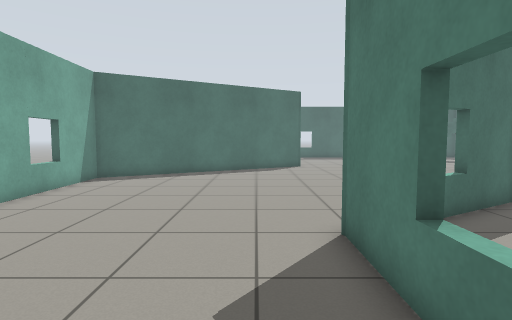
View 1 (above)

16 first-person views from a walk through a robot-simulator world made for Gazebo. The camera is 0.94 m above the floor, tilts 4° down and sees 80° across. The floor is counted in squares, 0.5 m on a side. Each view is taken from the middle of a square. On the plan, view 1 faces up. The plan holds only what a view shows up to about 16 squares ahead; the rest is blank. The place goes on beyond the plan.

View 2
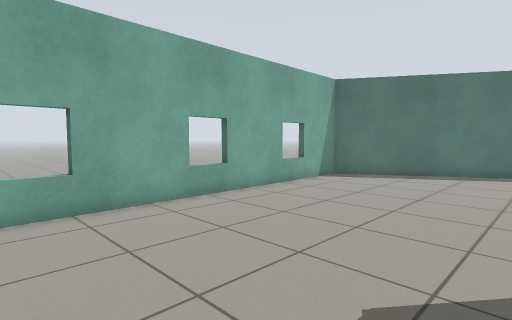

View 3
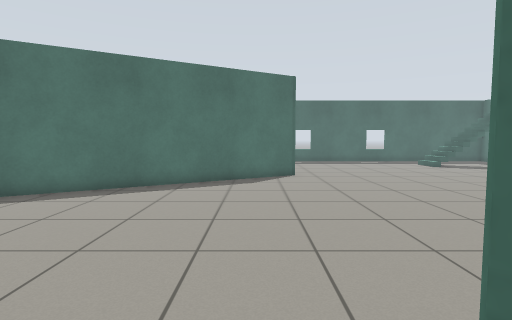

View 4
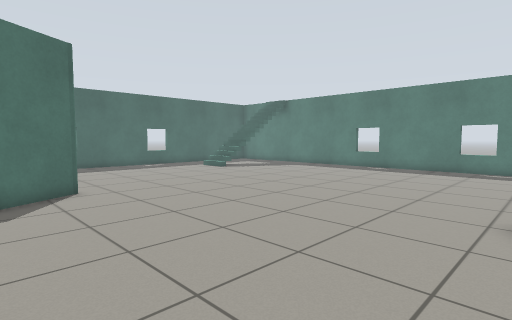

View 5
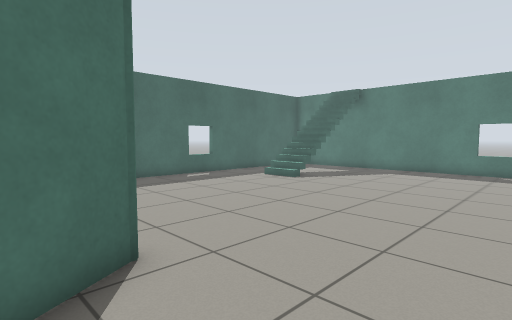

View 6
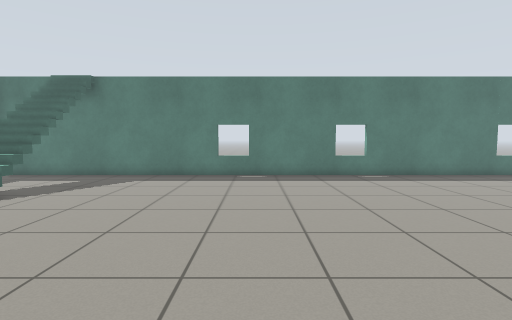

View 7
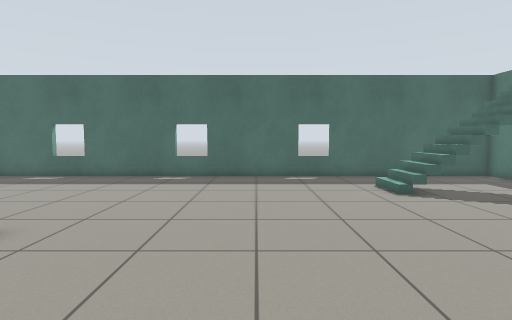

View 8
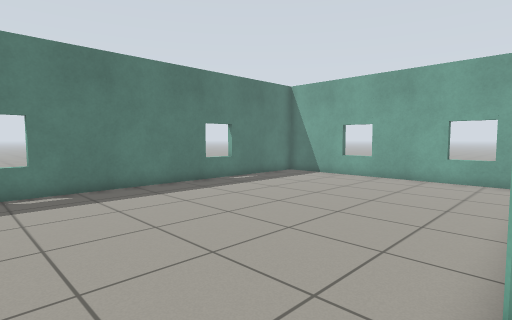

View 9
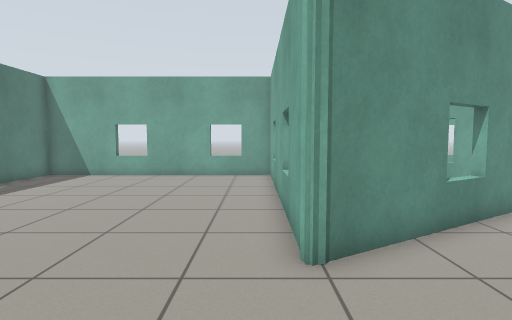

View 10
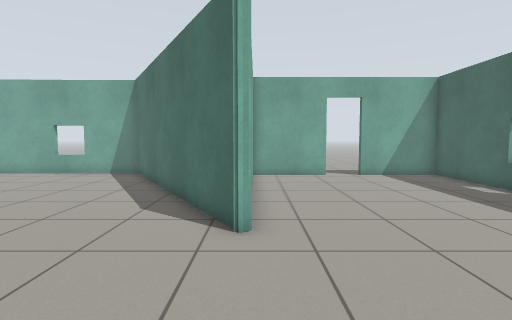

View 11
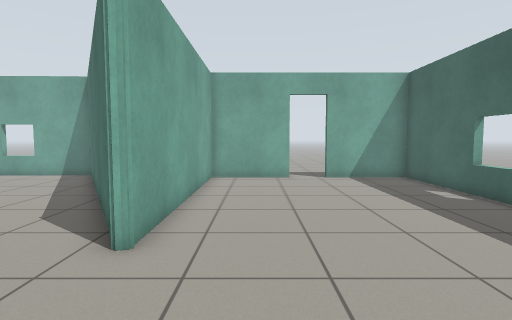

View 12
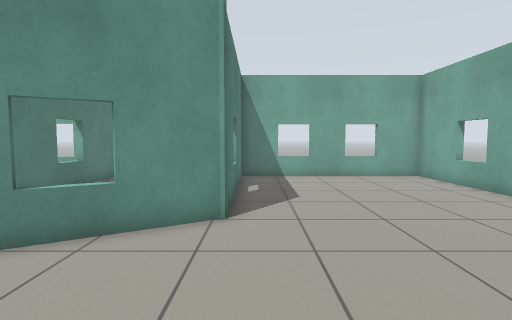

View 13
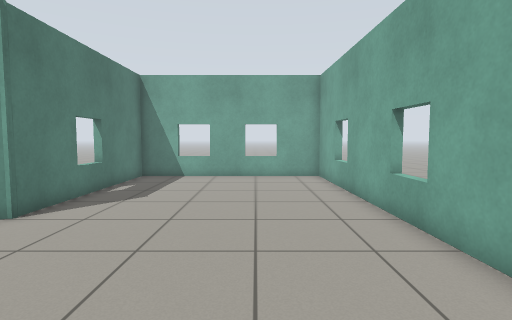

View 14
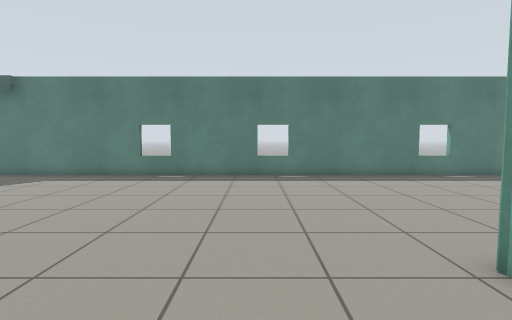

View 15
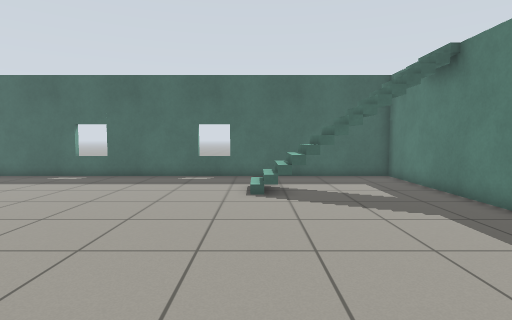

View 16
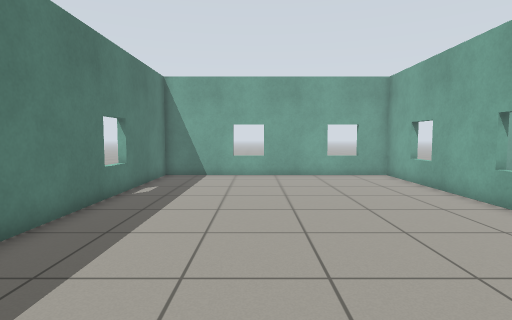

### Floor plan
Points are (right, up) in squares from view 1. A wall is a line through its corners. A room is listed if a view was taken in it or the views show most of it. See-through windows are left out.
Room 1 (views 1, 2, 3, 4, 5, 6, 7, 8, 9, 10, 11, 12, 13, 14, 15, 16)
walls: (8.2, 9.5) (8.2, -1.7) (19.7, -1.7) (19.7, 30.3) (-6.7, 30.3) (-6.7, 26.4); (3.1, 20.7) (-7.6, 14.5) (-7.2, -2.2) (1.7, -2.2) (1.7, 5.9) (8.2, 9.6) (8.2, 9.6) (8.2, 9.6); (5.3, 7.5) (5.1, 8); (-7.3, 7) (-7.8, 7); (-6.7, 24.7) (-6.7, 20.9) (3, 20.9); (-7.2, 2) (-7.7, 2)
ways out: open door at (-7, 25.5)
objects: stairs (18, 27)

Where each view was taken, in squares from view 1:
view 1: 0 up, 0 right, facing up
view 2: 0 up, 1 right, facing up-left
view 3: 5 up, 1 right, facing up
view 4: 9 up, 0 right, facing up-right
view 5: 16 up, 1 right, facing up-right
view 6: 17 up, 4 right, facing right
view 7: 15 up, 8 right, facing up
view 8: 13 up, 8 right, facing down-right
view 9: 14 up, 9 right, facing down
view 10: 21 up, 9 right, facing left
view 11: 23 up, 8 right, facing left
view 12: 13 up, 1 right, facing down
view 13: 13 up, 4 left, facing down
view 14: 13 up, 4 right, facing right
view 15: 15 up, 13 right, facing up
view 16: 14 up, 15 right, facing down
